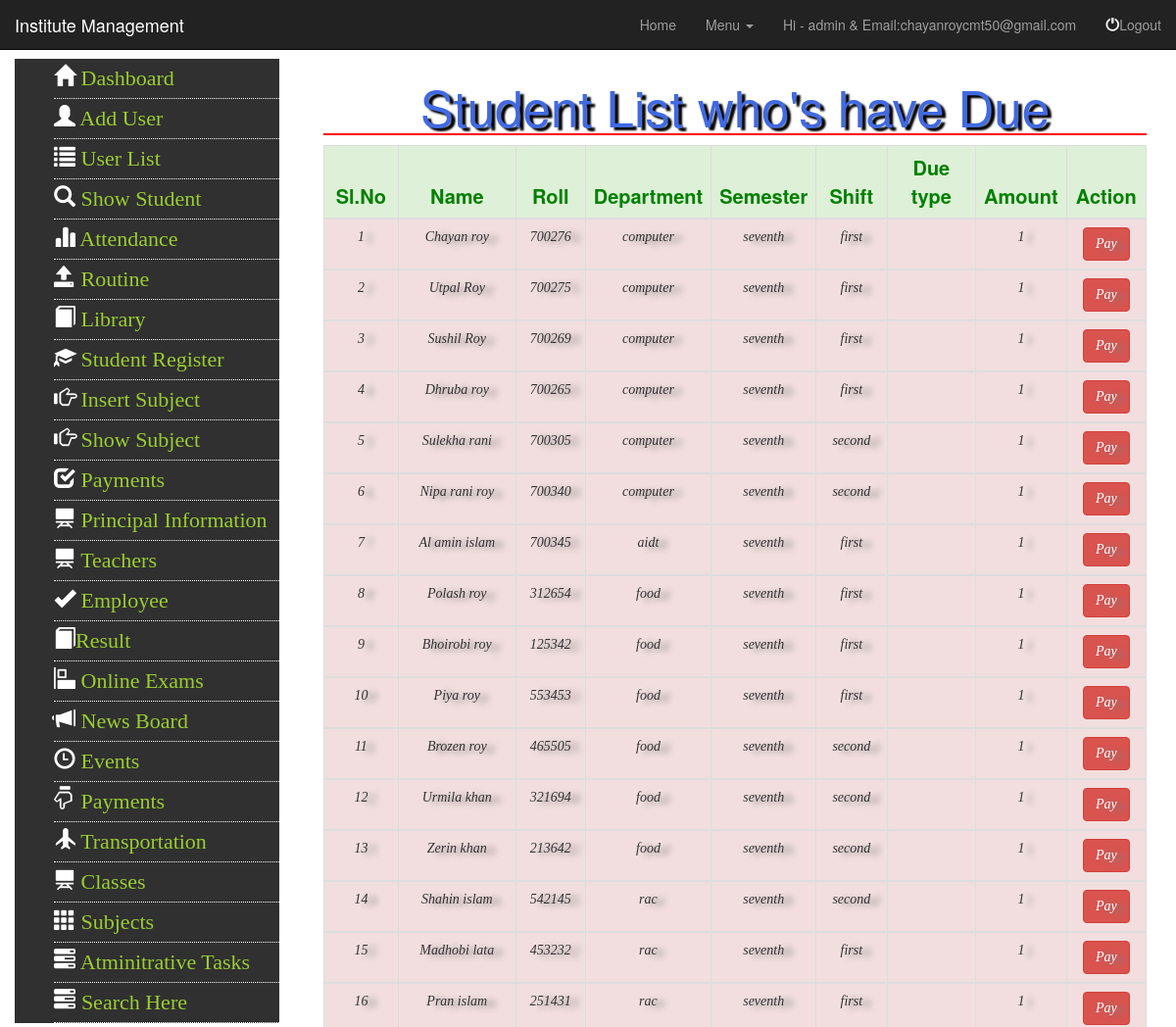
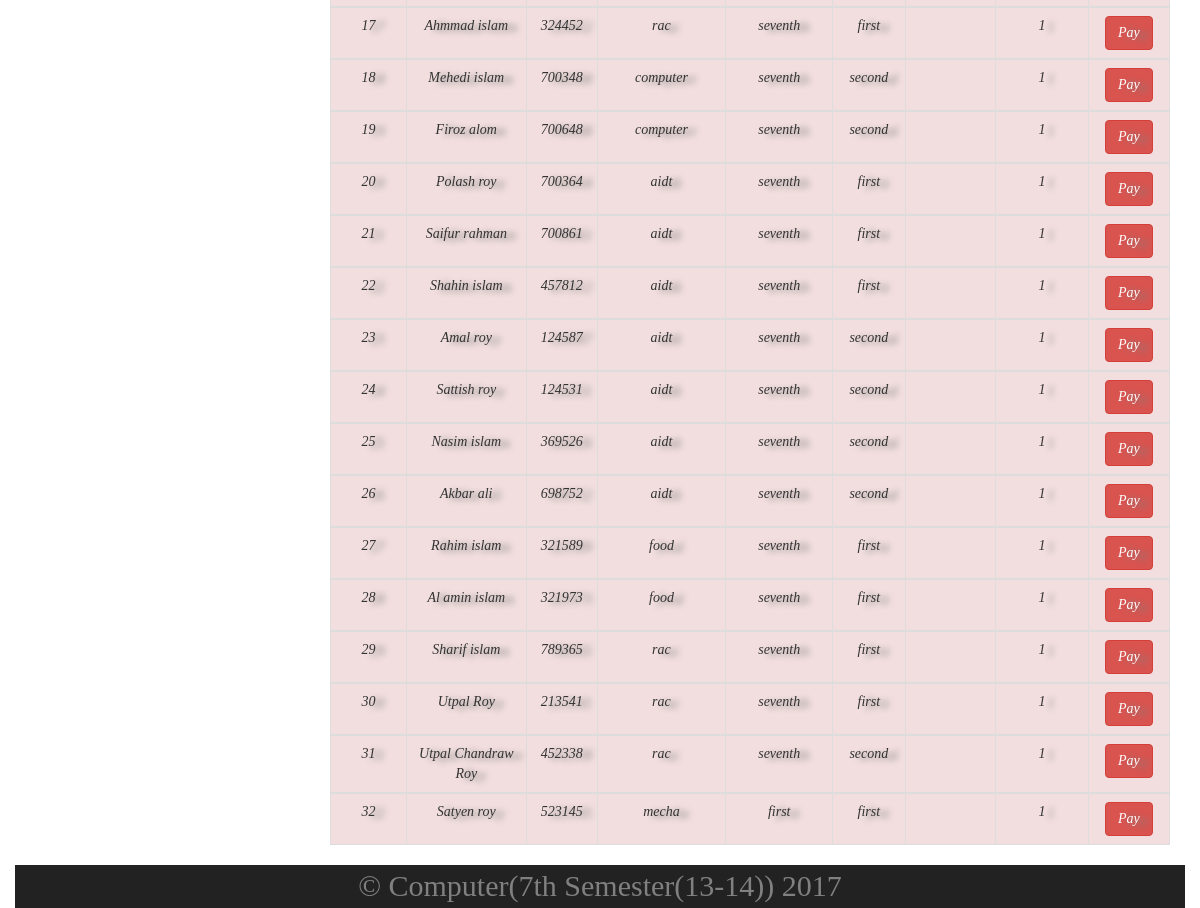
Page /duelist.php (signed in) on the committed database (2 pictures, top to bottom).
### tables this page shows
CREATE TABLE `payment_due_tbl` (
  `id` int(11) NOT NULL,
  `name` varchar(50) NOT NULL,
  `roll` int(6) NOT NULL,
  `dept` varchar(20) NOT NULL,
  `semester` varchar(30) NOT NULL,
  `shift` varchar(30) NOT NULL,
  `due_type` varchar(32) NOT NULL,
  `due` int(11) NOT NULL
);

### lib/Session.php (called while the page is built, shortened)
<?php
class Session{
 public static function get($key){
  if (isset($_SESSION[$key])) {
   return $_SESSION[$key];
  } else {
   return false;
  }
 }
}
?>

### lib/Database.php (called while the page is built, shortened)
<?php
Class Database{
 public $host   = DB_HOST;
 public $user   = DB_USER;
 public $pass   = DB_PASS;
 public $dbname = DB_NAME;
 public $link;
private function connectDB(){
 $this->link = new mysqli($this->host, $this->user, $this->pass,
  $this->dbname);
 }
public function select($query){
  $result = $this->link->query($query) or
   die($this->link->error.__LINE__);
  if($result->num_rows > 0){
    return $result;
  } else {
    return false;
  }
 }
}

### duelist.php (the view, shortened to what this page needs)
 <?php include 'inc/header.php'; ?>
<?php include 'inc/sidebar.php'; ?>
<div class="container-fluid marginTop">
<div class="row">
<div class="col-xs-12">
 <div class="table-responsive">
  <h2>Student List who's have Due</h2>
<table class="table table-bordered table-hover">
      <thead>
        <tr   class="success">
          <th width="10%">Sl.No</th>
          <th width="20%">Name</th>
          <th width="10%">Roll</th>
          <th width="10%">Department</th>
          <th width="10%">Semester</th>
          <th width="10%">Shift</th>
          <th width="15%">Due type</th>
          <th width="5%">Amount</th>
          <th width="20%">Action</th>
        </tr>
      </thead>
      <tbody>
    <?php
    $i=0;
    $query="SELECT * FROM `payment_due_tbl` where `due`>0";
    $data=$db->select($query);
    if($data){
    while ($result=$data->fetch_assoc()){
    $i++;
    ?>
        <tr class="danger">
          <td><?php echo $i; ?></td>
          <td><?php echo $result['name']; ?></td>
          <td><?php echo $result['roll']; ?></td>
          <td><?php echo $result['dept']; ?></td>
          <td><?php echo $result['semester']; ?></td>
          <td><?php echo $result['shift']; ?></td>
          <td><?php echo $result['due_type']; ?></td>
          <td><?php echo $result['due']; ?></td>
            <td>
              <a onclick="return confirm('Are you sure to Delete this student...!')" href="?dellroll=<?php echo $result['id'];?>" class="btn btn-danger">Pay</a>
            </td>
        </tr>
      </tbody>
  <?php }}else{
    echo "<span style='color:red;font-size:20px;'>No data Available!</span>";
    }  ?>
</table>
  </div>
</div>
</div>
</div
?>
<?php include 'inc/footer.php'; ?>

### inc/header.php (shortened to what this page needs)
<?php
   include 'lib/Session.php';
$db=new Database();
 ?>
<!DOCTYPE html>
<html>
<head>
	<link rel="stylesheet" type="text/css" href="css/bootstrap.min.css">
	<link rel="stylesheet" type="text/css" href="css/style.css">
</head>
<body>
		<nav class="navbar navbar-inverse navbar-static-top navbar-fixed-top" role="navigation">
			<div class="container-fluid">
			      <div class="navbar-header">
					<a class="navbar-brand" href="index.php">Institute Management </a>
				  </div>
				<div class="collapse navbar-collapse" id="bs-chayan-navbar-collapse-1">
					<ul class="nav navbar-nav navbar-right">
						<li><a href="index.php">Home</a></li>
						<li role="presentation" class="dropdown">
							    <a class="dropdown-toggle" data-toggle="dropdown" href="#" role="button" aria-haspopup="true" aria-expanded="false">
							      Menu <span class="caret"></span>
							    </a>
						</li>
						<li>
						<a href="index.php">
						Hi - <?php echo Session::get('userName'); ?>
						& Email:<?php echo Session::get('Email'); ?>
						</a></li>
						<li><a href="?action=logout"><span class="glyphicon glyphicon-off ff" aria-hidden="true"></span>Logout</a></li>
					</ul>
				</div>
		   </div>
		</nav>
<br/><br/>
<br/>

### inc/sidebar.php
<div class="container-fluid">
<div class="row">
<div class=" col-sm-4 col-md-4 col-lg-3 ">
 <div class="menu_style">
  <ul>
  	<li><a href="index.php"><span class="glyphicon glyphicon-home ff" aria-hidden="true"></span>  Dashboard</a></li>
  	<?php if(Session::get("Role")=='0'){?>
     <li><a href="adduser.php"><span class="glyphicon glyphicon-user ff" aria-hidden="true">
     </span> Add User</a></li>
     <?php } ?>
  	<li><a href="userlist.php"><span class="glyphicon glyphicon-list ff" aria-hidden="true"></span> User List</a></li>
  	<li><a href="showstudent.php"><span class="glyphicon glyphicon-search ff" aria-hidden="true"></span> Show Student</a></li>
  	<li>
     <a href="att_dept_seme_shift.php"><span class="glyphicon glyphicon-stats ff" aria-hidden="true"></span> Attendance</a></li>
  	<li><a href="class_routine.php"><span class="glyphicon glyphicon-open ff" aria-hidden="true"></span> Routine</a></li>
  	<li><a href="library.php"><span class="glyphicon glyphicon-book ff" aria-hidden="true"></span> Library</a></li>
  	<li><a href="stu_reg.php"><span class="glyphicon glyphicon-education ff" aria-hidden="true"></span> Student Register</a></li>
  	<li><a href="insert_subject.php"><span class="glyphicon glyphicon-hand-right ff" aria-hidden="true"></span> Insert Subject</a></li>
    <li><a href="show_subject.php"><span class="glyphicon glyphicon-hand-right ff" aria-hidden="true"></span> Show Subject</a></li>
  	<li><a href="payment.php"><span class="glyphicon glyphicon-check ff" aria-hidden="true"></span> Payments</a></li>
     <li><a href="principal.php"><span class="glyphicon glyphicon-blackboard ff" aria-hidden="true"></span> Principal Information</a></li>
     <li><a href="teacher.php"><span class="glyphicon glyphicon-blackboard ff" aria-hidden="true"></span> Teachers</a></li>
  	<li><a href="employee.php"><span class="glyphicon glyphicon-ok ff" aria-hidden="true"></span> Employee</a></li>
  	<li><a href="result.php"><span class="glyphicon glyphicon-book ff" aria-hidden="true"></span>Result</a></li>
  	<li><a href="#"><span class="glyphicon glyphicon-object-align-left ff" aria-hidden="true"></span> Online Exams</a></li>
  	<li><a href="#"><span class="glyphicon glyphicon-bullhorn ff" aria-hidden="true"></span>  News Board</a></li>
  	<li><a href="#"><span class="glyphicon glyphicon-time ff" aria-hidden="true"></span> Events</a></li>
  	<li><a href="#"><span class="glyphicon glyphicon-hand-down ff" aria-hidden="true"></span> Payments</a></li>
  	<li><a href="#"><span class="glyphicon glyphicon-plane ff" aria-hidden="true"></span> Transportation</a></li>
  	<li><a href="#"><span class="glyphicon glyphicon-blackboard ff" aria-hidden="true"></span>  Classes</a></li>
  	<li><a href="#"><span class="glyphicon glyphicon-th ff" aria-hidden="true"></span> Subjects</a></li>
  	<li><a href="#"><span class="glyphicon glyphicon-tasks ff" aria-hidden="true"></span>  Atminitrative Tasks</a></li>
  	<li><a href="homepage.php?chk=Search"><span class="glyphicon glyphicon-tasks ff" aria-hidden="true"></span> Search Here</a></li>
  </ul>
  </div>
</div>
<div class=" col-sm-8 col-md-8 col-lg-9">

### inc/footer.php (shortened to what this page needs)
    </div>
     </div>
    </div>
    		<div class="container-fluid">
             <div class="chk">
			    <div class="row">
				  <div class="col-xs-12">&copy Computer(7th Semester(13-14)) <?php  echo date("Y") ?></div>
				</div>
			  </div>
            </div>
</body>
</html>

### css/style.css (style rules this page uses)
.menu_style { background-color: #303030; }
.menu_style ul li { line-height: 30px; list-style: none; border-bottom: 1px dotted white; }
.menu_style ul li a { text-decoration: none; display: block; font-size: 22px; font-family: Times New Roman; color: yellowgreen; line-height: 40px; }
.ff { color:white; }
.chk { text-align: center; background: #222222; color: gray; font-family: times new roman; font-size: 30px; }
.success { color: green; font-size: 20px; }
td { font-family: time new roman; font-style: italic; text-align: center; text-shadow: 9px 2px 6px grey; }
th { text-align: center; }

### duelist.php (style rules this page uses)
h2 { border-bottom: 2px solid red; color: royalblue; font-size: 51px; text-align: center; text-shadow: 4px 3px 2px black; }
th { font-size: 20px; }

### rows in the picture
payment_due_tbl: name "Chayan roy", roll "700276", dept "computer", semester "seventh", shift "first", due "1"
payment_due_tbl: name "Utpal Roy", roll "700275", dept "computer", semester "seventh", shift "first", due "1"
payment_due_tbl: name "Sushil Roy", roll "700269", dept "computer", semester "seventh", shift "first", due "1"
payment_due_tbl: name "Dhruba roy", roll "700265", dept "computer", semester "seventh", shift "first", due "1"
payment_due_tbl: name "Sulekha rani", roll "700305", dept "computer", semester "seventh", shift "second", due "1"
payment_due_tbl: name "Nipa rani roy", roll "700340", dept "computer", semester "seventh", shift "second", due "1"
payment_due_tbl: name "Al amin islam", roll "700345", dept "aidt", semester "seventh", shift "first", due "1"
payment_due_tbl: name "Polash roy", roll "312654", dept "food", semester "seventh", shift "first", due "1"
payment_due_tbl: name "Bhoirobi roy", roll "125342", dept "food", semester "seventh", shift "first", due "1"
payment_due_tbl: name "Piya roy", roll "553453", dept "food", semester "seventh", shift "first", due "1"
payment_due_tbl: name "Brozen roy", roll "465505", dept "food", semester "seventh", shift "second", due "1"
payment_due_tbl: name "Urmila khan", roll "321694", dept "food", semester "seventh", shift "second", due "1"
payment_due_tbl: name "Zerin khan", roll "213642", dept "food", semester "seventh", shift "second", due "1"
payment_due_tbl: name "Shahin islam", roll "542145", dept "rac", semester "seventh", shift "second", due "1"
payment_due_tbl: name "Madhobi lata", roll "453232", dept "rac", semester "seventh", shift "first", due "1"
payment_due_tbl: name "Pran islam", roll "251431", dept "rac", semester "seventh", shift "first", due "1"
payment_due_tbl: name "Ahmmad islam", roll "324452", dept "rac", semester "seventh", shift "first", due "1"
payment_due_tbl: name "Mehedi islam", roll "700348", dept "computer", semester "seventh", shift "second", due "1"
payment_due_tbl: name "Firoz alom", roll "700648", dept "computer", semester "seventh", shift "second", due "1"
payment_due_tbl: name "Polash roy", roll "700364", dept "aidt", semester "seventh", shift "first", due "1"
payment_due_tbl: name "Saifur rahman", roll "700861", dept "aidt", semester "seventh", shift "first", due "1"
payment_due_tbl: name "Shahin islam", roll "457812", dept "aidt", semester "seventh", shift "first", due "1"
payment_due_tbl: name "Amal roy", roll "124587", dept "aidt", semester "seventh", shift "second", due "1"
payment_due_tbl: name "Sattish roy", roll "124531", dept "aidt", semester "seventh", shift "second", due "1"
payment_due_tbl: name "Nasim islam", roll "369526", dept "aidt", semester "seventh", shift "second", due "1"
payment_due_tbl: name "Akbar ali", roll "698752", dept "aidt", semester "seventh", shift "second", due "1"
payment_due_tbl: name "Rahim islam", roll "321589", dept "food", semester "seventh", shift "first", due "1"
payment_due_tbl: name "Al amin islam", roll "321973", dept "food", semester "seventh", shift "first", due "1"
payment_due_tbl: name "Sharif islam", roll "789365", dept "rac", semester "seventh", shift "first", due "1"
payment_due_tbl: name "Utpal Roy", roll "213541", dept "rac", semester "seventh", shift "first", due "1"
payment_due_tbl: name "Utpal Chandraw Roy", roll "452338", dept "rac", semester "seventh", shift "second", due "1"
payment_due_tbl: name "Satyen roy", roll "523145", dept "mecha", semester "first", shift "first", due "1"

### other values in the picture
Session::get('userName') "admin"
Session::get('Email') "chayanroycmt50@gmail.com"
